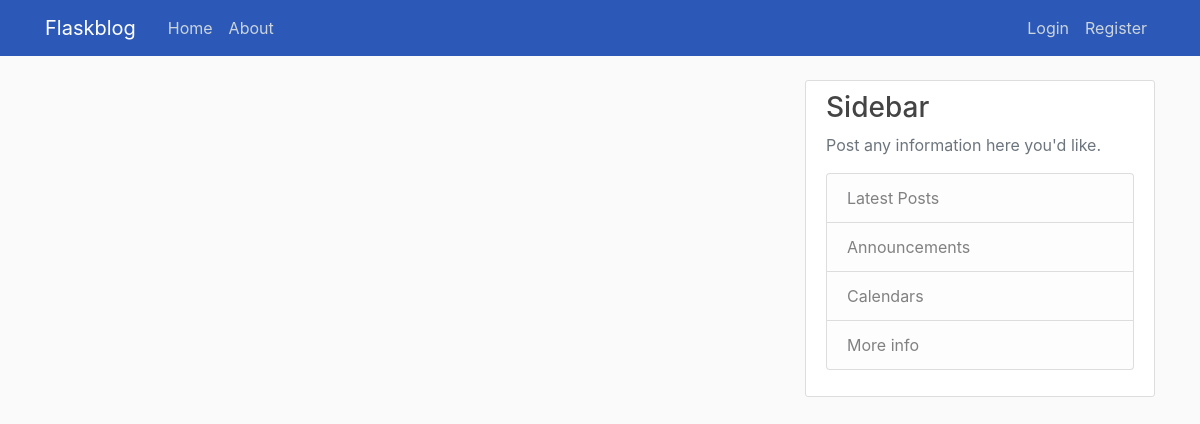
Page /home on the earlier database version.
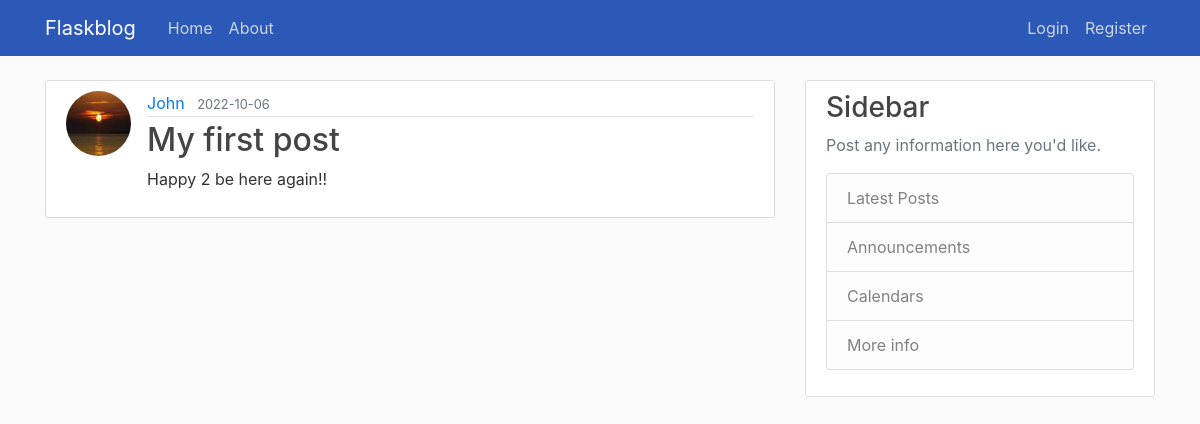
Same page on the later database version.
### flaskblog/models.py (models this page shows, shortened)
class Post(db.Model):
    id = db.Column(db.Integer, primary_key=True)
    title = db.Column(db.String(100), nullable=False)
    date = db.Column(db.DateTime, nullable=False, default=datetime.utcnow)
    body = db.Column(db.Text, nullable=False)
    user_id = db.Column(db.Integer, db.ForeignKey('user.id'), nullable=False)

class User(db.Model, UserMixin):
    id = db.Column(db.Integer, primary_key=True)
    username = db.Column(db.String(20), unique=True, nullable=False)
    email = db.Column(db.String(120), unique=True, nullable=False)
    image_file = db.Column(db.String(20), nullable=False, default='default.jpg')
    password = db.Column(db.String(60), nullable=False)
    posts = db.relationship('Post', backref='author', lazy=True)

### flaskblog/routes.py (the view)
@app.route("/")
@app.route("/home")
def home():
    posts = Post.query.all()
    return render_template('home.html', posts=posts)

### flaskblog/templates/home.html
{% extends "layout.html" %}
{% block content %}
    {% for post in posts %}
        <article class="media content-section">
          <img class="rounded-circle article-img" src="{{ url_for('static', filename='profile_pics/' + post.author.image_file) }}">
          <div class="media-body">
            <div class="article-metadata">
              <a class="mr-2" href="#">{{ post.author.username }}</a>
              <small class="text-muted">{{ post.date.strftime('%Y-%m-%d') }}</small>
            </div>
            <h2><a class="article-title" href="{{ url_for('post', post_id=post.id) }}">{{ post.title }}</a></h2>
            <p class="article-content">{{ post.body }}</p>
          </div>
        </article>
    {% endfor %}
{% endblock content %}

### flaskblog/templates/layout.html (shortened to what this page needs)
<!DOCTYPE html>
<html>
<head>
    <link rel="stylesheet" href="https://maxcdn.bootstrapcdn.com/bootstrap/4.0.0/css/bootstrap.min.css">
    <link rel="stylesheet" type="text/css" href="{{ url_for('static', filename='main.css') }}">
</head>
<body>
    <header class="site-header">
      <nav class="navbar navbar-expand-md navbar-dark bg-steel fixed-top">
        <div class="container">
          <a class="navbar-brand mr-4" href="/">Flaskblog</a>
          <div class="collapse navbar-collapse" id="navbarToggle">
            <div class="navbar-nav mr-auto">
              <a class="nav-item nav-link" href="{{ url_for('home') }}">Home</a>
              <a class="nav-item nav-link" href="{{ url_for('about') }}">About</a>
            </div>
            <div class="navbar-nav">
              {% if current_user.is_authenticated %}
                <a class="nav-item nav-link" href="{{ url_for('new_post') }}">New Post</a>
                <a class="nav-item nav-link" href="{{ url_for('account') }}">Account</a>
                <a class="nav-item nav-link" href="{{ url_for('logout') }}">Logout</a>
              {% else %}
                <a class="nav-item nav-link" href="{{ url_for('login') }}">Login</a>
                <a class="nav-item nav-link" href="{{ url_for('register') }}">Register</a>
              {% endif %}
            </div>
          </div>
        </div>
      </nav>
    </header>
    <main role="main" class="container">
      <div class="row">
        <div class="col-md-8">
        {% block content %}{% endblock %}
        </div>
        <div class="col-md-4">
          <div class="content-section">
            <h3>Sidebar</h3>
            <p class='text-muted'>Post any information here you'd like.
              <ul class="list-group">
                <li class="list-group-item list-group-item-light">Latest Posts</li>
                <li class="list-group-item list-group-item-light">Announcements</li>
                <li class="list-group-item list-group-item-light">Calendars</li>
                <li class="list-group-item list-group-item-light">More info</li>
              </ul>
            </p>
          </div>
        </div>
      </div>
    </main>
</body>
</html>

### flaskblog/static/main.css (style rules this page uses)
body { background: #fafafa; color: #333333; margin-top: 5rem; }
h1, h2, h3, h4, h5, h6 { color: #444444; }
.bg-steel { background-color: #2c58b8; }
.site-header .navbar-nav .nav-link { color: #cbd5db; }
.content-section { background: #ffffff; padding: 10px 20px; border: 1px solid #dddddd; border-radius: 3px; margin-bottom: 20px; }
.article-title { color: #444444; }
.article-content { white-space: pre-line; }
.article-img { height: 65px; width: 65px; margin-right: 16px; }
.article-metadata { padding-bottom: 1px; margin-bottom: 4px; border-bottom: 1px solid #e3e3e3 }

Differences in the rows shown:
added Post: image_file (picture), author.username "John", date "2022-10-06", title "My first post", body "Happy 2 be here again!!"
